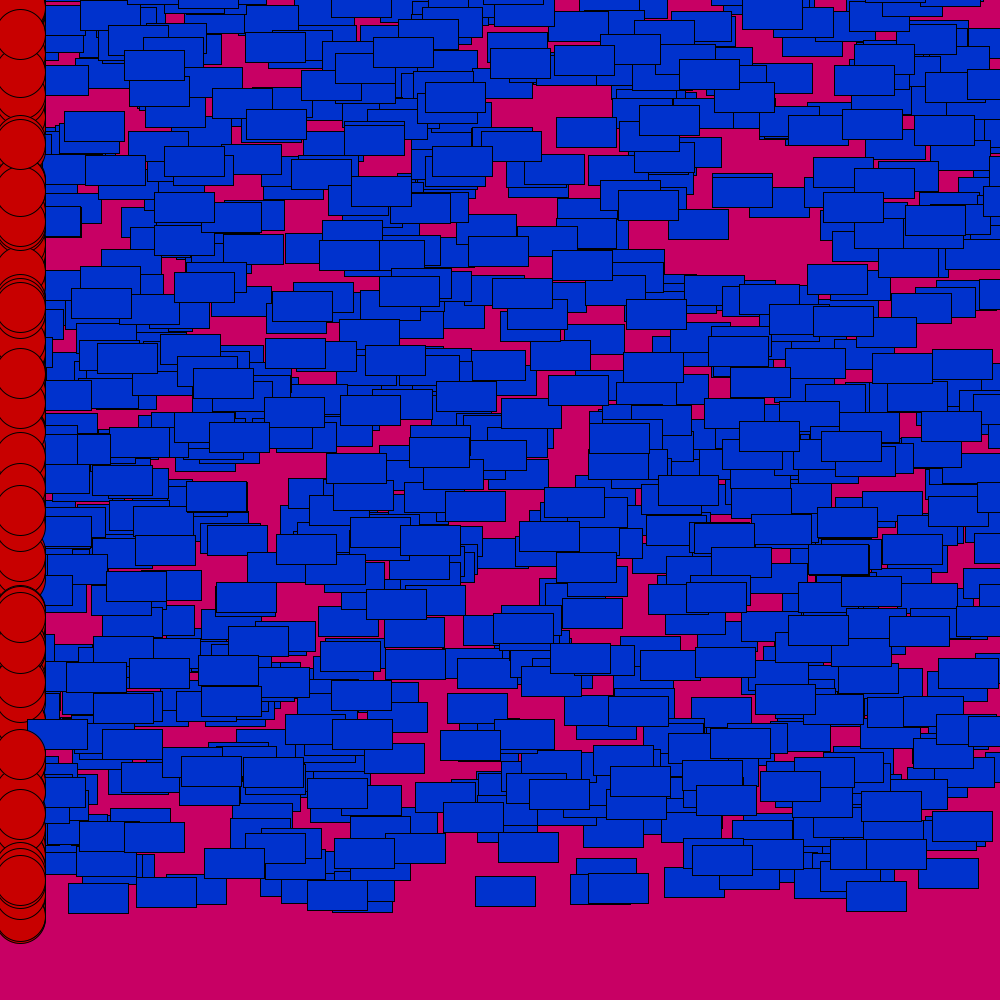
Frame 1 (no input)
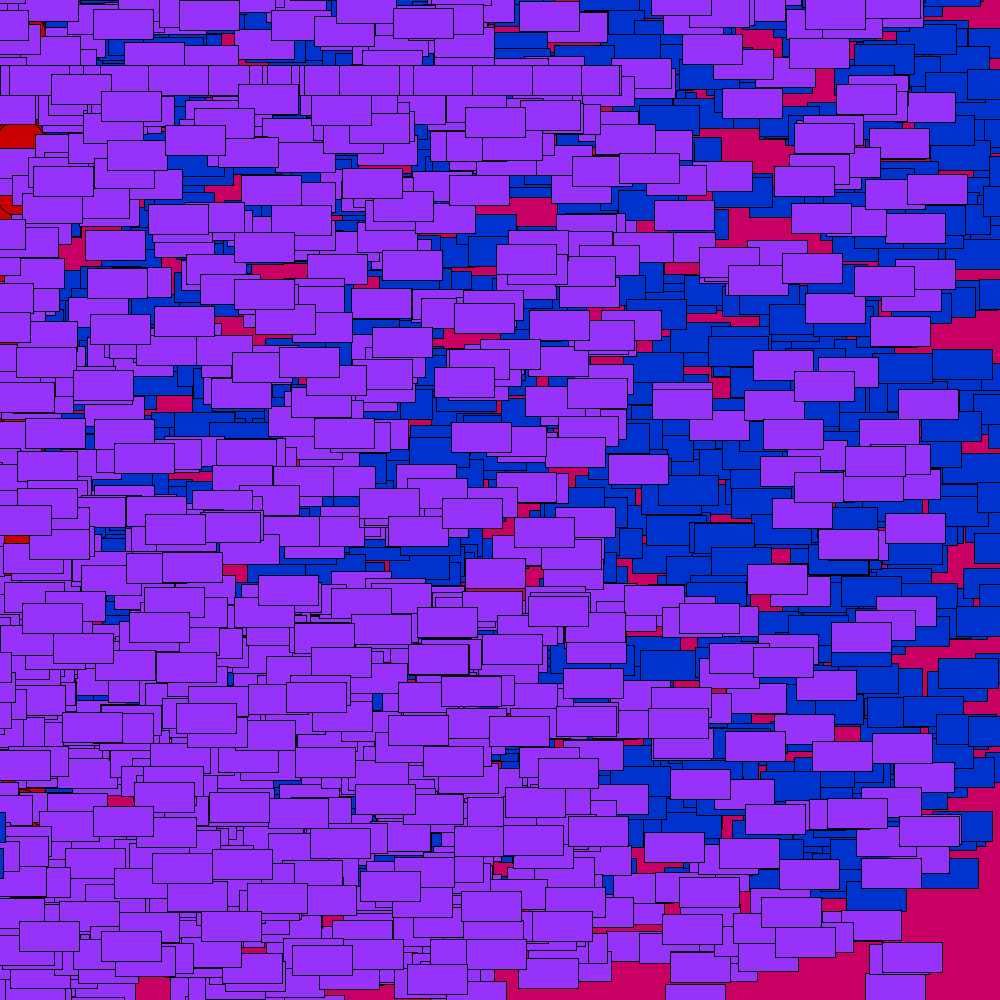
Frame 60 (the mouse pressed at the canvas centre just before this capture)
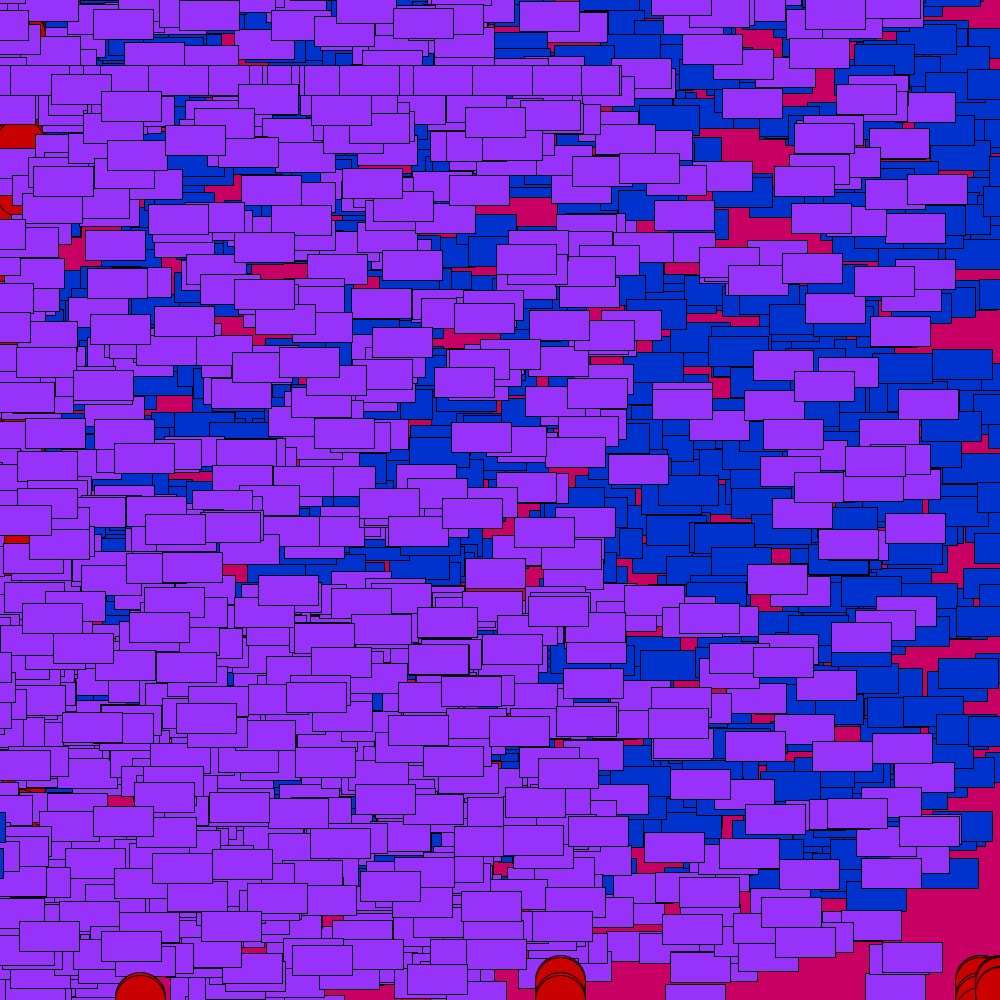
Frame 120 (the mouse held since frame 60 and released just before this capture)

The Processing sketch that drew these frames (run headless with seeded random() and noise(); from frame 60 on, the mouse is pressed at the canvas centre):

// Processing sketch: statement__docx
// ── statement__docx.pde
//sorry i know this isn't great, I found Arrays the hardest topic so far,
//I will go to tutoring next week as i didnt have time this week! Sorry

int square = 1000;
int i;
float x[] =new float[square];
float y[]= new float [square];
float dx[]= new float [square];
float dy[]= new float [square];
float r;
float b;
float g;

void setup() {
  size(1000, 1000);
  background(200, 0, 100);
 rectMode(CENTER);
 
   for (int i =0; i< square; i++){
    x[i] = random(1,1000);
    y[i]= random(1,1000);
    //dx[i]= random(1,1000);
    //dy[i]= random(1,1000);
    
  }
}

void draw() {
  float p = int(random(40));
  float c = int(random(3));
  
   for (int i = 0; i < square; i++) {
    x[i] += dx[i];
    y[i] += dy[i];

 
   if (x[i] > width + 20) {
    x[i] = -20;
    y[i] += 20;
  } else {
    x[i] += 20;
  } 
  if (y[i]>1000){
    y[i]=-20;
  } else if (y[i]<0){
    y[i]=y[i]+20;
  }

  if (p<10) {
    y[i] = y[i]-100;
  } else if (p>10 && p<20) {
    x[i] = x[i]+100;
  } else if ( p>20 && p<30) {
    y[i]= y[i]+100;
  } else if (p>30 && p<40) {
    x[i] = x[i]-100;
  }
  
  if (p<10) {
    dy[i] = dy[i]-400;
  } else if (p>10 && p<20) {
    dx[i] = dx[i]+400;
  } else if ( p>20 && p<30) {
    dy[i]= dy[i]+400;
  } else if (p>30 && p<40) {
    dx[i] = dx[i]-400;
  }
  
  if (dx[i] > width + 20) {
    dx[i] += -20;
    dy[i] += 20;
  } else {
    dx[i] += 20;
  } 
  if (dy[i]>1000){
    dy[i]=dy[i]-20;
  } else if (dy[i]<0){
    dy[i]=y[i]+20;
  }

  if (c==3) {
    r=200;
    g=0;
    b=0;
  } else if (c==2) {
    r=150;
    g=50;
    b=250;
  } else if (c==1) {
    r=0;
    g=50;
    b=205;
  }

  fill(r, g, b);
  rect(x[i], y[i], 60,30);
fill(200,0,0);

ellipse(dx[i], dy[i],50,50);


   }
}
